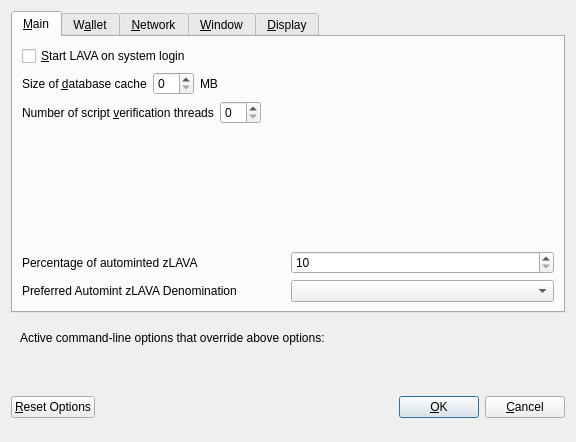
<?xml version="1.0" encoding="UTF-8"?>
<ui version="4.0">
 <class>OptionsDialog</class>
 <widget class="QDialog" name="OptionsDialog">
  <property name="geometry">
   <rect>
    <x>0</x>
    <y>0</y>
    <width>576</width>
    <height>442</height>
   </rect>
  </property>
  <property name="windowTitle">
   <string>Options</string>
  </property>
  <property name="modal">
   <bool>true</bool>
  </property>
  <layout class="QVBoxLayout" name="verticalLayout">
   <item>
    <widget class="QTabWidget" name="tabWidget">
     <property name="currentIndex">
      <number>0</number>
     </property>
     <widget class="QWidget" name="tabMain">
      <attribute name="title">
       <string>&amp;Main</string>
      </attribute>
      <layout class="QVBoxLayout" name="verticalLayout_Main">
       <item>
        <widget class="QCheckBox" name="bitcoinAtStartup">
         <property name="toolTip">
          <string>Automatically start LAVA after logging in to the system.</string>
         </property>
         <property name="text">
          <string>&amp;Start LAVA on system login</string>
         </property>
        </widget>
       </item>
       <item>
        <layout class="QHBoxLayout" name="horizontalLayout_2_Main">
         <item>
          <widget class="QLabel" name="databaseCacheLabel">
           <property name="text">
            <string>Size of &amp;database cache</string>
           </property>
           <property name="textFormat">
            <enum>Qt::PlainText</enum>
           </property>
           <property name="buddy">
            <cstring>databaseCache</cstring>
           </property>
          </widget>
         </item>
         <item>
          <widget class="QSpinBox" name="databaseCache"/>
         </item>
         <item>
          <widget class="QLabel" name="databaseCacheUnitLabel">
           <property name="text">
            <string>MB</string>
           </property>
           <property name="textFormat">
            <enum>Qt::PlainText</enum>
           </property>
          </widget>
         </item>
         <item>
          <spacer name="horizontalSpacer_2_Main">
           <property name="orientation">
            <enum>Qt::Horizontal</enum>
           </property>
           <property name="sizeHint" stdset="0">
            <size>
             <width>40</width>
             <height>20</height>
            </size>
           </property>
          </spacer>
         </item>
        </layout>
       </item>
       <item>
        <layout class="QHBoxLayout" name="horizontalLayout_3_Main">
         <item>
          <widget class="QLabel" name="threadsScriptVerifLabel">
           <property name="text">
            <string>Number of script &amp;verification threads</string>
           </property>
           <property name="textFormat">
            <enum>Qt::PlainText</enum>
           </property>
           <property name="buddy">
            <cstring>threadsScriptVerif</cstring>
           </property>
          </widget>
         </item>
         <item>
          <widget class="QSpinBox" name="threadsScriptVerif">
           <property name="toolTip">
            <string>(0 = auto, &lt;0 = leave that many cores free)</string>
           </property>
          </widget>
         </item>
         <item>
          <spacer name="horizontalSpacer_3_Main">
           <property name="orientation">
            <enum>Qt::Horizontal</enum>
           </property>
           <property name="sizeHint" stdset="0">
            <size>
             <width>40</width>
             <height>20</height>
            </size>
           </property>
          </spacer>
         </item>
        </layout>
       </item>
       <item>
        <spacer name="verticalSpacer_2">
         <property name="orientation">
          <enum>Qt::Vertical</enum>
         </property>
         <property name="sizeHint" stdset="0">
          <size>
           <width>20</width>
           <height>40</height>
          </size>
         </property>
        </spacer>
       </item>
       <item>
        <layout class="QHBoxLayout" name="horizontalLayout_3">
         <item>
          <widget class="QLabel" name="percentage_label">
           <property name="toolTip">
            <string>Percentage of incoming LAVA which get automatically converted to zLAVA via Zerocoin Protocol (min: 10%)</string>
           </property>
           <property name="text">
            <string>Percentage of autominted zLAVA</string>
           </property>
          </widget>
         </item>
         <item>
          <widget class="QSpinBox" name="zeromintPercentage">
           <property name="minimum">
            <number>10</number>
           </property>
           <property name="maximum">
            <number>100</number>
           </property>
          </widget>
         </item>
        </layout>
       </item>
       <item>
        <layout class="QHBoxLayout" name="horizontalLayout" stretch="0,0">
         <property name="sizeConstraint">
          <enum>QLayout::SetFixedSize</enum>
         </property>
         <item>
          <widget class="QLabel" name="labelPreferredDenom">
           <property name="maximumSize">
            <size>
             <width>16777215</width>
             <height>16777215</height>
            </size>
           </property>
           <property name="toolTip">
            <string>Wait with automatic conversion to Zerocoin until enough LAVA for this denomination is available</string>
           </property>
           <property name="text">
            <string>Preferred Automint zLAVA Denomination</string>
           </property>
          </widget>
         </item>
         <item>
          <widget class="QComboBox" name="preferredDenom">
           <property name="maximumSize">
            <size>
             <width>16777215</width>
             <height>27</height>
            </size>
           </property>
           <property name="toolTip">
            <string>Wait with automatic conversion to Zerocoin until enough LAVA for this denomination is available</string>
           </property>
           <property name="maxVisibleItems">
            <number>9</number>
           </property>
           <property name="maxCount">
            <number>9</number>
           </property>
          </widget>
         </item>
        </layout>
       </item>
      </layout>
     </widget>
     <widget class="QWidget" name="tabWallet">
      <attribute name="title">
       <string>W&amp;allet</string>
      </attribute>
      <layout class="QVBoxLayout" name="verticalLayout_Wallet">
       <item>
        <widget class="QGroupBox" name="groupBox">
         <property name="title">
          <string>Expert</string>
         </property>
         <layout class="QVBoxLayout" name="verticalLayout_2">
          <item>
           <widget class="QCheckBox" name="coinControlFeatures">
            <property name="toolTip">
             <string>Whether to show coin control features or not.</string>
            </property>
            <property name="text">
             <string>Enable coin &amp;control features</string>
            </property>
           </widget>
          </item>
          <item>
           <widget class="QCheckBox" name="showMasternodesTab">
            <property name="toolTip">
             <string>Show additional tab listing all your masternodes in first sub-tab&lt;br/&gt;and all masternodes on the network in second sub-tab.</string>
            </property>
            <property name="text">
             <string>Show Masternodes Tab</string>
            </property>
           </widget>
          </item>
          <item>
           <widget class="QCheckBox" name="spendZeroConfChange">
            <property name="toolTip">
             <string>If you disable the spending of unconfirmed change, the change from a transaction&lt;br/&gt;cannot be used until that transaction has at least one confirmation.&lt;br/&gt;This also affects how your balance is computed.</string>
            </property>
            <property name="text">
             <string>&amp;Spend unconfirmed change</string>
            </property>
           </widget>
          </item>
         </layout>
        </widget>
       </item>
       <item>
        <spacer name="verticalSpacer_Wallet">
         <property name="orientation">
          <enum>Qt::Vertical</enum>
         </property>
         <property name="sizeHint" stdset="0">
          <size>
           <width>20</width>
           <height>40</height>
          </size>
         </property>
        </spacer>
       </item>
      </layout>
     </widget>
     <widget class="QWidget" name="tabNetwork">
      <attribute name="title">
       <string>&amp;Network</string>
      </attribute>
      <layout class="QVBoxLayout" name="verticalLayout_Network">
       <item>
        <widget class="QCheckBox" name="mapPortUpnp">
         <property name="toolTip">
          <string>Automatically open the LAVA client port on the router. This only works when your router supports UPnP and it is enabled.</string>
         </property>
         <property name="text">
          <string>Map port using &amp;UPnP</string>
         </property>
        </widget>
       </item>
       <item>
        <widget class="QCheckBox" name="allowIncoming">
         <property name="toolTip">
          <string>Accept connections from outside</string>
         </property>
         <property name="text">
          <string>Allow incoming connections</string>
         </property>
        </widget>
       </item>
       <item>
        <widget class="QCheckBox" name="connectSocks">
         <property name="toolTip">
          <string>Connect to the LAVA network through a SOCKS5 proxy.</string>
         </property>
         <property name="text">
          <string>&amp;Connect through SOCKS5 proxy (default proxy):</string>
         </property>
        </widget>
       </item>
       <item>
        <layout class="QHBoxLayout" name="horizontalLayout_1_Network">
         <item>
          <widget class="QLabel" name="proxyIpLabel">
           <property name="text">
            <string>Proxy &amp;IP:</string>
           </property>
           <property name="textFormat">
            <enum>Qt::PlainText</enum>
           </property>
           <property name="buddy">
            <cstring>proxyIp</cstring>
           </property>
          </widget>
         </item>
         <item>
          <widget class="QValidatedLineEdit" name="proxyIp">
           <property name="minimumSize">
            <size>
             <width>140</width>
             <height>0</height>
            </size>
           </property>
           <property name="maximumSize">
            <size>
             <width>140</width>
             <height>16777215</height>
            </size>
           </property>
           <property name="toolTip">
            <string>IP address of the proxy (e.g. IPv4: 127.0.0.1 / IPv6: ::1)</string>
           </property>
          </widget>
         </item>
         <item>
          <widget class="QLabel" name="proxyPortLabel">
           <property name="text">
            <string>&amp;Port:</string>
           </property>
           <property name="textFormat">
            <enum>Qt::PlainText</enum>
           </property>
           <property name="buddy">
            <cstring>proxyPort</cstring>
           </property>
          </widget>
         </item>
         <item>
          <widget class="QLineEdit" name="proxyPort">
           <property name="minimumSize">
            <size>
             <width>55</width>
             <height>0</height>
            </size>
           </property>
           <property name="maximumSize">
            <size>
             <width>55</width>
             <height>16777215</height>
            </size>
           </property>
           <property name="toolTip">
            <string>Port of the proxy (e.g. 61478)</string>
           </property>
          </widget>
         </item>
         <item>
          <spacer name="horizontalSpacer_1_Network">
           <property name="orientation">
            <enum>Qt::Horizontal</enum>
           </property>
           <property name="sizeHint" stdset="0">
            <size>
             <width>40</width>
             <height>20</height>
            </size>
           </property>
          </spacer>
         </item>
        </layout>
       </item>
       <item>
        <spacer name="verticalSpacer_Network">
         <property name="orientation">
          <enum>Qt::Vertical</enum>
         </property>
         <property name="sizeHint" stdset="0">
          <size>
           <width>20</width>
           <height>40</height>
          </size>
         </property>
        </spacer>
       </item>
      </layout>
     </widget>
     <widget class="QWidget" name="tabWindow">
      <attribute name="title">
       <string>&amp;Window</string>
      </attribute>
      <layout class="QVBoxLayout" name="verticalLayout_Window">
       <item>
        <widget class="QCheckBox" name="minimizeToTray">
         <property name="toolTip">
          <string>Show only a tray icon after minimizing the window.</string>
         </property>
         <property name="text">
          <string>&amp;Minimize to the tray instead of the taskbar</string>
         </property>
        </widget>
       </item>
       <item>
        <widget class="QCheckBox" name="minimizeOnClose">
         <property name="toolTip">
          <string>Minimize instead of exit the application when the window is closed. When this option is enabled, the application will be closed only after selecting Quit in the menu.</string>
         </property>
         <property name="text">
          <string>M&amp;inimize on close</string>
         </property>
        </widget>
       </item>
       <item>
        <spacer name="verticalSpacer_Window">
         <property name="orientation">
          <enum>Qt::Vertical</enum>
         </property>
         <property name="sizeHint" stdset="0">
          <size>
           <width>20</width>
           <height>40</height>
          </size>
         </property>
        </spacer>
       </item>
      </layout>
     </widget>
     <widget class="QWidget" name="tabDisplay">
      <attribute name="title">
       <string>&amp;Display</string>
      </attribute>
      <layout class="QVBoxLayout" name="verticalLayout_Display">
       <item>
        <layout class="QHBoxLayout" name="horizontalLayout_1_Display">
         <item>
          <widget class="QLabel" name="langLabel">
           <property name="text">
            <string>User Interface &amp;language:</string>
           </property>
           <property name="textFormat">
            <enum>Qt::PlainText</enum>
           </property>
           <property name="buddy">
            <cstring>lang</cstring>
           </property>
          </widget>
         </item>
         <item>
          <widget class="QValueComboBox" name="lang">
           <property name="toolTip">
            <string>The user interface language can be set here. This setting will take effect after restarting LAVA.</string>
           </property>
          </widget>
         </item>
        </layout>
       </item>
       <item>
        <widget class="QLabel" name="label_3">
         <property name="toolTip">
          <string notr="true"/>
         </property>
         <property name="statusTip">
          <string notr="true"/>
         </property>
         <property name="whatsThis">
          <string notr="true"/>
         </property>
         <property name="accessibleName">
          <string notr="true"/>
         </property>
         <property name="text">
          <string>Language missing or translation incomplete? Help contributing translations here:
https://www.transifex.com/lava-project/lava-project-translations</string>
         </property>
         <property name="wordWrap">
          <bool>true</bool>
         </property>
         <property name="openExternalLinks">
          <bool>true</bool>
         </property>
         <property name="textInteractionFlags">
          <set>Qt::TextBrowserInteraction</set>
         </property>
        </widget>
       </item>
       <item>
        <layout class="QHBoxLayout" name="horizontalLayout_4_Display" stretch="0,0">
         <item>
          <widget class="QLabel" name="themeLabel">
           <property name="text">
            <string>User Interface Theme:</string>
           </property>
          </widget>
         </item>
         <item>
          <widget class="QValueComboBox" name="theme"/>
         </item>
        </layout>
       </item>
       <item>
        <widget class="Line" name="line">
         <property name="orientation">
          <enum>Qt::Horizontal</enum>
         </property>
        </widget>
       </item>
       <item>
        <layout class="QHBoxLayout" name="horizontalLayout_2_Display">
         <item>
          <widget class="QLabel" name="unitLabel">
           <property name="text">
            <string>&amp;Unit to show amounts in:</string>
           </property>
           <property name="textFormat">
            <enum>Qt::PlainText</enum>
           </property>
           <property name="buddy">
            <cstring>unit</cstring>
           </property>
          </widget>
         </item>
         <item>
          <widget class="QValueComboBox" name="unit">
           <property name="toolTip">
            <string>Choose the default subdivision unit to show in the interface and when sending coins.</string>
           </property>
          </widget>
         </item>
        </layout>
       </item>
       <item>
        <layout class="QHBoxLayout" name="horizontalLayout_5_Display">
         <item>
          <widget class="QLabel" name="digitsLabel">
           <property name="text">
            <string>Decimal digits</string>
           </property>
          </widget>
         </item>
         <item>
          <widget class="QValueComboBox" name="digits"/>
         </item>
        </layout>
       </item>
       <item>
        <layout class="QHBoxLayout" name="horizontalLayout_3_Display">
         <item>
          <widget class="QLabel" name="thirdPartyTxUrlsLabel">
           <property name="toolTip">
            <string>Third party URLs (e.g. a block explorer) that appear in the transactions tab as context menu items. %s in the URL is replaced by transaction hash. Multiple URLs are separated by vertical bar |.</string>
           </property>
           <property name="text">
            <string>Third party transaction URLs</string>
           </property>
           <property name="buddy">
            <cstring>thirdPartyTxUrls</cstring>
           </property>
          </widget>
         </item>
         <item>
          <widget class="QLineEdit" name="thirdPartyTxUrls">
           <property name="toolTip">
            <string>Third party URLs (e.g. a block explorer) that appear in the transactions tab as context menu items. %s in the URL is replaced by transaction hash. Multiple URLs are separated by vertical bar |.</string>
           </property>
          </widget>
         </item>
        </layout>
       </item>
       <item>
        <spacer name="verticalSpacer">
         <property name="orientation">
          <enum>Qt::Vertical</enum>
         </property>
         <property name="sizeHint" stdset="0">
          <size>
           <width>20</width>
           <height>40</height>
          </size>
         </property>
        </spacer>
       </item>
      </layout>
     </widget>
    </widget>
   </item>
   <item>
    <widget class="QFrame" name="frame">
     <layout class="QVBoxLayout" name="verticalLayout_Bottom">
      <item>
       <layout class="QHBoxLayout" name="horizontalLayout_Bottom">
        <item>
         <widget class="QLabel" name="overriddenByCommandLineInfoLabel">
          <property name="text">
           <string>Active command-line options that override above options:</string>
          </property>
          <property name="textFormat">
           <enum>Qt::PlainText</enum>
          </property>
         </widget>
        </item>
        <item>
         <spacer name="horizontalSpacer_Bottom">
          <property name="orientation">
           <enum>Qt::Horizontal</enum>
          </property>
          <property name="sizeHint" stdset="0">
           <size>
            <width>40</width>
            <height>20</height>
           </size>
          </property>
         </spacer>
        </item>
       </layout>
      </item>
      <item>
       <widget class="QLabel" name="overriddenByCommandLineLabel">
        <property name="text">
         <string/>
        </property>
        <property name="textFormat">
         <enum>Qt::PlainText</enum>
        </property>
        <property name="wordWrap">
         <bool>true</bool>
        </property>
       </widget>
      </item>
     </layout>
    </widget>
   </item>
   <item>
    <layout class="QHBoxLayout" name="horizontalLayout_Buttons">
     <item>
      <widget class="QPushButton" name="resetButton">
       <property name="toolTip">
        <string>Reset all client options to default.</string>
       </property>
       <property name="text">
        <string>&amp;Reset Options</string>
       </property>
       <property name="autoDefault">
        <bool>false</bool>
       </property>
      </widget>
     </item>
     <item>
      <spacer name="horizontalSpacer_1">
       <property name="orientation">
        <enum>Qt::Horizontal</enum>
       </property>
       <property name="sizeHint" stdset="0">
        <size>
         <width>40</width>
         <height>48</height>
        </size>
       </property>
      </spacer>
     </item>
     <item>
      <widget class="QLabel" name="statusLabel">
       <property name="minimumSize">
        <size>
         <width>200</width>
         <height>0</height>
        </size>
       </property>
       <property name="font">
        <font>
         <weight>75</weight>
         <bold>true</bold>
        </font>
       </property>
       <property name="text">
        <string/>
       </property>
       <property name="textFormat">
        <enum>Qt::PlainText</enum>
       </property>
       <property name="wordWrap">
        <bool>true</bool>
       </property>
      </widget>
     </item>
     <item>
      <spacer name="horizontalSpacer_2">
       <property name="orientation">
        <enum>Qt::Horizontal</enum>
       </property>
       <property name="sizeHint" stdset="0">
        <size>
         <width>40</width>
         <height>48</height>
        </size>
       </property>
      </spacer>
     </item>
     <item>
      <widget class="QPushButton" name="okButton">
       <property name="text">
        <string>&amp;OK</string>
       </property>
       <property name="autoDefault">
        <bool>false</bool>
       </property>
       <property name="default">
        <bool>true</bool>
       </property>
      </widget>
     </item>
     <item>
      <widget class="QPushButton" name="cancelButton">
       <property name="text">
        <string>&amp;Cancel</string>
       </property>
       <property name="autoDefault">
        <bool>false</bool>
       </property>
      </widget>
     </item>
    </layout>
   </item>
  </layout>
 </widget>
 <customwidgets>
  <customwidget>
   <class>QValidatedLineEdit</class>
   <extends>QLineEdit</extends>
   <header>qvalidatedlineedit.h</header>
  </customwidget>
  <customwidget>
   <class>QValueComboBox</class>
   <extends>QComboBox</extends>
   <header>qvaluecombobox.h</header>
  </customwidget>
 </customwidgets>
 <resources/>
 <connections/>
</ui>
